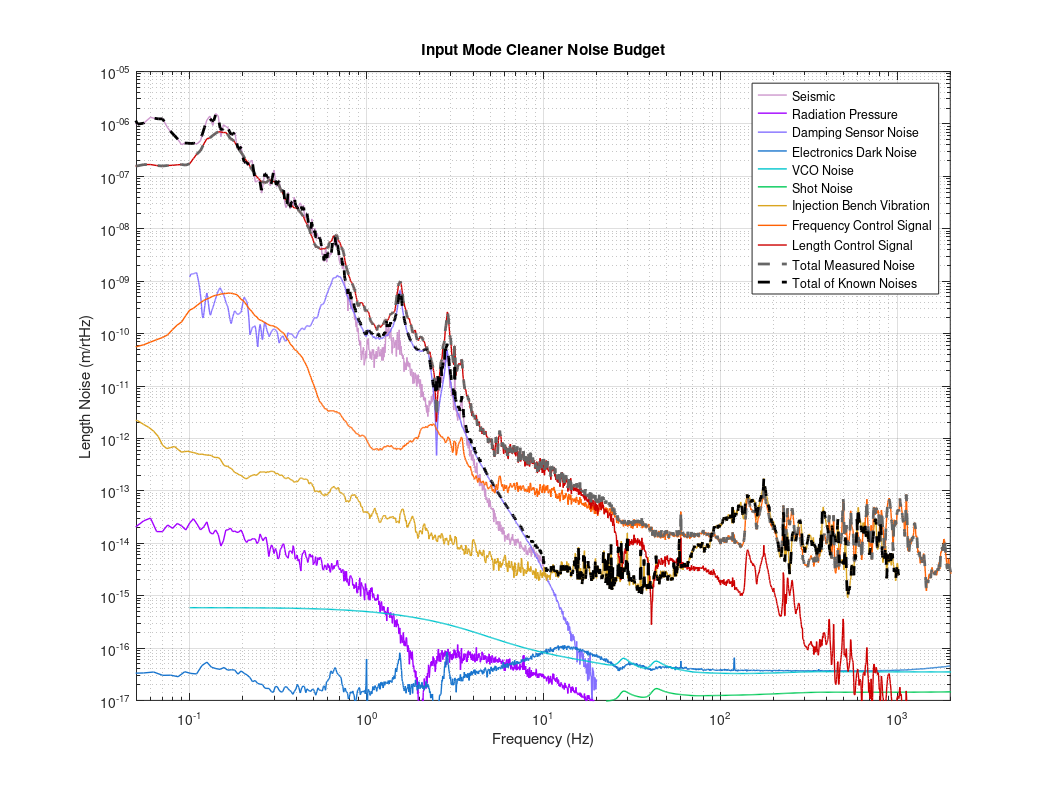

The MATLAB source for this figure:
%% Load the Processed Data

load NB_Data_Processed.mat

%% Choose Some Specific Styles
nsin.known.style = {'Color', [0 0 0], 'LineWidth', 2, 'LineStyle', '--'};

nsin.totin.style = {'Color', [0.4 0.4 0.4], 'LineWidth', 2, 'LineStyle', '--'};

%% Plots

intl.clrs = [...
    205 150 205;...
    162 0 255;...
    131 111 255;...
    24  116 205;...
    0   197 205;...
    0   201 87;...
    218 165 32;...
    255 97  3;...
    205 0   0;...
    132 132 132; ...
    0 0 0]/255;

prm.lnwdth = 1;
prm.fntsz = 18;


figure(1)
clf

set(gca,'FontSize',prm.fntsz,...
    'ytick',10.^(-17:-5))

intl.nm = fieldnames(nsin);
intl.lgnd = {};
for j = 1:length(intl.nm)
    loop.nm = intl.nm{j};
    if isfield(nsin.(loop.nm),'mcx')
        loop.data = sqrt(nsin.(loop.nm).mcx.^2+...
            nsin.(loop.nm).mcf.^2);
    else
        loop.data = nsin.(loop.nm).y;
    end
    if isfield(nsin.(loop.nm),'style')
        loglog(nsin.(loop.nm).f, loop.data, ...
            nsin.(loop.nm).style{:})
    else
        loglog(nsin.(loop.nm).f,loop.data,...
            'Color',intl.clrs(j,:),...
            'LineWidth',prm.lnwdth)
    end
    hold on
    %-------------------
    intl.lgnd = [intl.lgnd nsin.(loop.nm).name];
end
hold off
grid on
legend(intl.lgnd)
xlim([5e-2 2e3])
ylim([1e-17 1e-5])
xlabel('Frequency (Hz)')
ylabel('Length Noise (m/rtHz)')
title('Input Mode Cleaner Noise Budget')

set(gca,'PlotBoxAspectRatio',[11 8.5 1])

orient landscape
print -dpdf ../IMC_Noise_Budget.pdf









